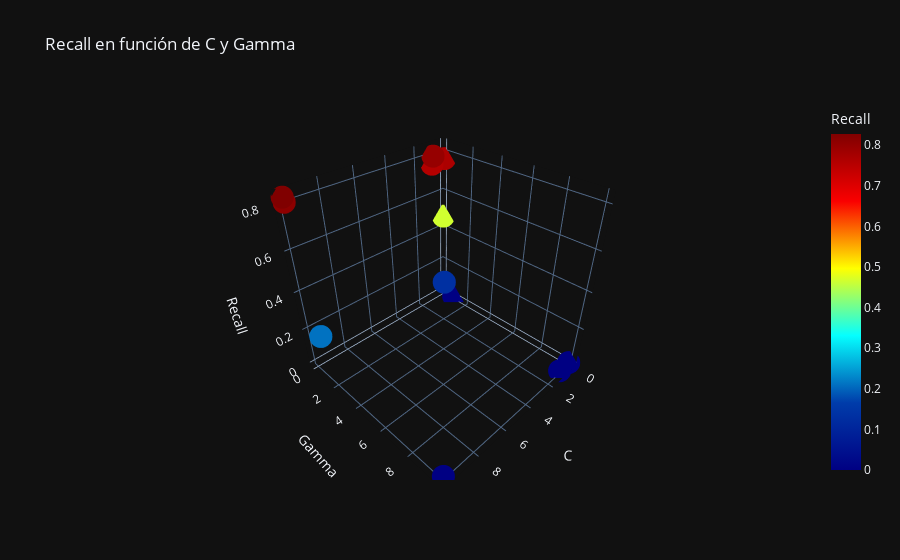

Notebook code cell kept with this figure:
### Code cell
import plotly.express as px
import pandas as pd

# Crear DataFrame
df_plotly = pd.DataFrame({
    'C': C_values,
    'Gamma': gamma_values,
    'Recall': recall_scores
})

# Gráfico Scatter 3D interactivo
fig = px.scatter_3d(df_plotly, x='C', y='Gamma', z='Recall', color='Recall', title='Recall en función de C y Gamma', color_continuous_scale='Jet')
fig.show()

### Figure 1 — Plotly figure (JSON) as saved in the notebook; plotly's stock layout.template omitted (floating-point values rounded to 4 significant figures)
{"data": [{"hovertemplate": "C=%{x}<br>Gamma=%{y}<br>Recall=%{marker.color}<extra></extra>", "legendgroup": "", "marker": {"color": [0.8278, 0.81, 0.2111, 0, 0.7578, 0.7978, 0.1311, 0, 0.4656, 0.7678, 0, 0], "coloraxis": "coloraxis", "symbol": "circle"}, "mode": "markers", "name": "", "scene": "scene", "showlegend": false, "type": "scatter3d", "x": [10, 10, 10, 10, 1, 1, 1, 1, 0.1, 0.1, 0.1, 0.1], "y": [0.01, 0.1, 1, 10, 0.01, 0.1, 1, 10, 0.01, 0.1, 1, 10], "z": [0.8278, 0.81, 0.2111, 0, 0.7578, 0.7978, 0.1311, 0, 0.4656, 0.7678, 0, 0]}], "layout": {"coloraxis": {"colorbar": {"title": {"text": "Recall"}}, "colorscale": [[0, "rgb(0,0,131)"], [0.2, "rgb(0,60,170)"], [0.4, "rgb(5,255,255)"], [0.6, "rgb(255,255,0)"], [0.8, "rgb(250,0,0)"], [1, "rgb(128,0,0)"]]}, "legend": {"tracegroupgap": 0}, "scene": {"domain": {"x": [0, 1], "y": [0, 1]}, "xaxis": {"title": {"text": "C"}}, "yaxis": {"title": {"text": "Gamma"}}, "zaxis": {"title": {"text": "Recall"}}}, "title": {"text": "Recall en función de C y Gamma"}}}
